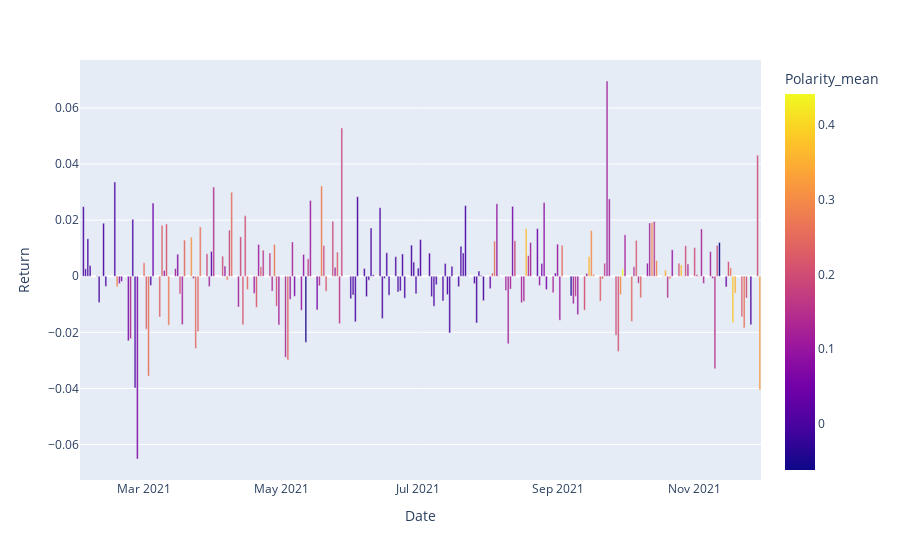

The cell this chart's notebook holds for it:
### Code cell
fig = go.Figure()

fig = px.bar(b_df, x='Date', y='Return', color='Polarity_mean')

fig.show()

### Figure 1 — Plotly figure (JSON) as saved in the notebook; plotly's stock layout.template omitted (floating-point values rounded to 4 significant figures; data arrays with more than 128 entries replaced by an {"elided": "..."} marker saying what was removed)
{"data": [{"alignmentgroup": "True", "hovertemplate": "Date=%{x}<br>Return=%{y}<br>Polarity_mean=%{marker.color}<extra></extra>", "legendgroup": "", "marker": {"color": {"elided": "211 float values"}, "coloraxis": "coloraxis", "pattern": {"shape": ""}}, "name": "", "offsetgroup": "", "orientation": "v", "showlegend": false, "textposition": "auto", "type": "bar", "x": {"elided": "211 str values"}, "xaxis": "x", "y": {"elided": "211 float values"}, "yaxis": "y"}], "layout": {"autosize": true, "barmode": "relative", "coloraxis": {"colorbar": {"title": {"text": "Polarity_mean"}}, "colorscale": [[0, "#0d0887"], [0.1111, "#46039f"], [0.2222, "#7201a8"], [0.3333, "#9c179e"], [0.4444, "#bd3786"], [0.5556, "#d8576b"], [0.6667, "#ed7953"], [0.7778, "#fb9f3a"], [0.8889, "#fdca26"], [1, "#f0f921"]]}, "legend": {"tracegroupgap": 0}, "margin": {"t": 60}, "xaxis": {"anchor": "y", "autorange": true, "domain": [0, 1], "range": ["2021-01-31 12:00", "2021-11-30 12:00"], "title": {"text": "Date"}, "type": "date"}, "yaxis": {"anchor": "x", "autorange": true, "domain": [0, 1], "range": [-0.07266, 0.07712], "title": {"text": "Return"}, "type": "linear"}}}
